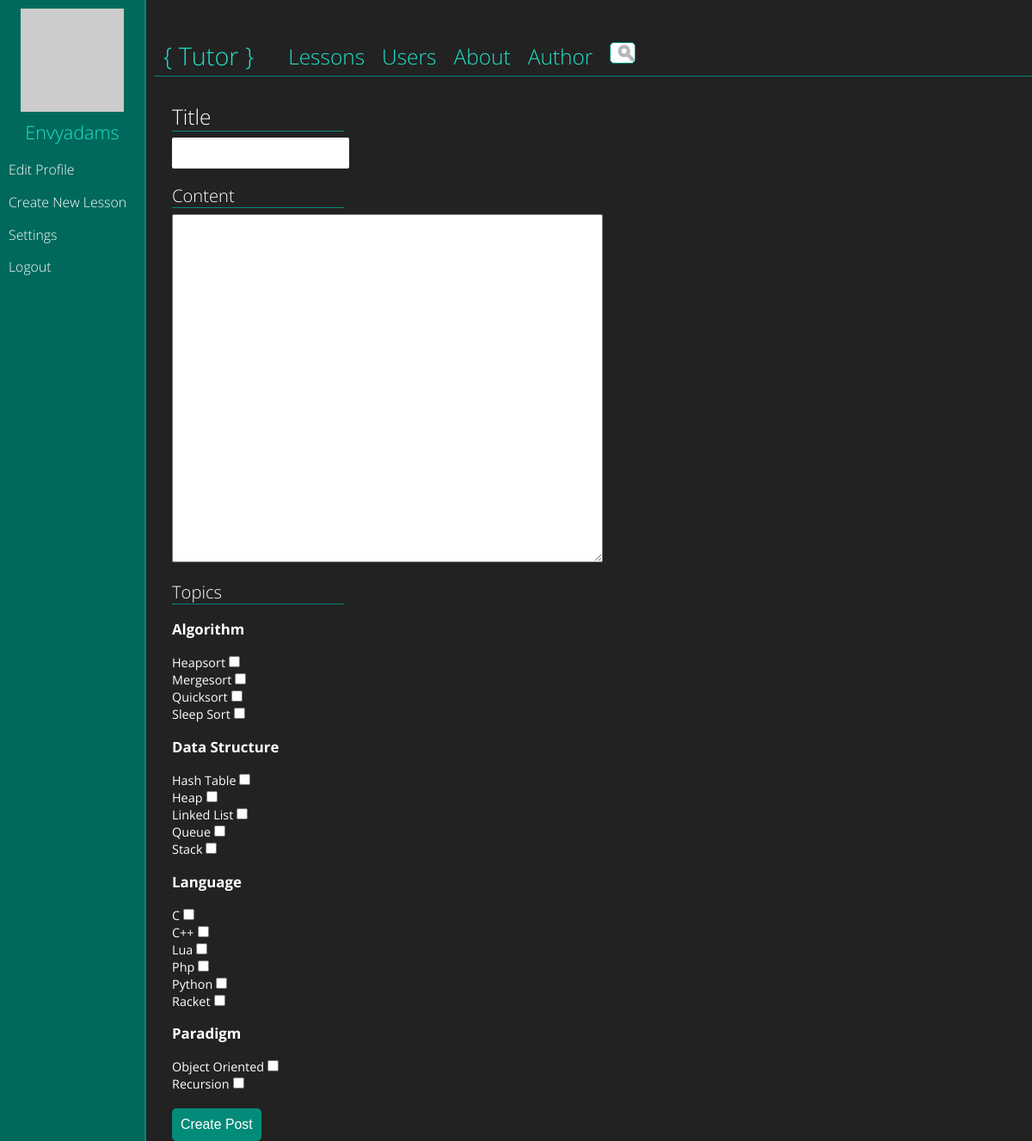
Page /controller.php?action=newpost (signed in) on the committed database.
### tables this page shows
CREATE TABLE IF NOT EXISTS `topics` (
  `name` varchar(45) NOT NULL,
  `category` varchar(45) NOT NULL,
  PRIMARY KEY (`name`)
);

### post.php (the view, shortened to what this page needs)
<?php
function createNewPost($connection) {
	?>
	<article id="createPost">
		<form action="createPost.php" method="POST">
					<label for="title"><h1>Title</h1></label>
					<input type="text" id="createPostTitle" name="title" value="" required />
					<label for="content"><h2>Content</h2></label>
					<textarea name="content" id="createPostContent" value="" rows=21 cols=65 ></textarea>
					<label for="topic"><h2>Topics</h2></label>
					<?php
					$categoryQuery = "SELECT DISTINCT category FROM topics ORDER BY category ASC";
					$categoryResults = mysqli_query($connection, $categoryQuery);
					if($categoryResults) {
						$categories = mysqli_fetch_all($categoryResults, MYSQLI_ASSOC);
						foreach($categories as $category) {
							echo "<h3>" . ucwords($category['category']) . "</h3>";
							$topicsQuery = "SELECT name FROM topics WHERE category = '" . $category['category'] . "' ORDER BY name ASC";
							$topicsResults = mysqli_query($connection, $topicsQuery);
							$categoryTopics = mysqli_fetch_all($topicsResults, MYSQLI_ASSOC);
							foreach($categoryTopics as $catTopic) {
								echo "<label for='topic[]'>" . ucwords($catTopic["name"]) . "</label>";
								echo "<input type='checkbox' name='topic[]' value='" . $catTopic['name'] . "' />";
								echo "<br/>";
							}
						}
					}
					?>
			<br />
		  	<input type="submit" name="submit" id="createPostButton" value="Create Post" />
		</form>
	</article>
	<?php
}
		?>

### style.css (style rules this page uses)
html { height: 100%; }
body { font-family: 'Open Sans', sans-serif; font-weight: 400; font-size: 0.9em; color: #fff; background-color: #222; margin: 0px; height: 100%; }
h1, h2 { font-weight: 300; }
article { margin-top: 30px; margin-left: 20px; }
#createPost form #createPostTitle { border: 0px; border-radius: 2px; width: 20%; height: 30px; font-size: 1.2em; padding: 3px; }
#createPost form #createPostContent { border-radius: 2px; font-size: 1em; font-family: 'Open Sans', sans-serif; }
#createPost form #createPostButton { background-color: #038b79; color: #fff; padding: 10px; font-size: 1.1em; border: 0px; border-radius: 5px; }
#createPost h1 { font-weight: 300; font-size: 1.7em; margin-bottom: 7px; border-bottom: 1px solid #038b79; width: 20%; }
#createPost h2 { font-weight: 300; font-size: 1.4em; margin-bottom: 7px; border-bottom: 1px solid #038b79; width: 20%; }

### rows in the picture
topics: name "Heapsort"
topics: name "Mergesort"
topics: name "Quicksort"
topics: name "Sleep Sort"
topics: name "Hash Table"
topics: name "Heap"
topics: name "Linked List"
topics: name "Queue"
topics: name "Stack"
topics: name "C"
topics: name "C++"
topics: name "Lua"
topics: name "Php"
topics: name "Python"
topics: name "Racket"
topics: name "Object Oriented"
topics: name "Recursion"

### other values in the picture
$category['category'] "Algorithm"
$category['category'] "Data Structure"
$category['category'] "Language"
$category['category'] "Paradigm"
$_SESSION['valid_user'] "Envyadams"
